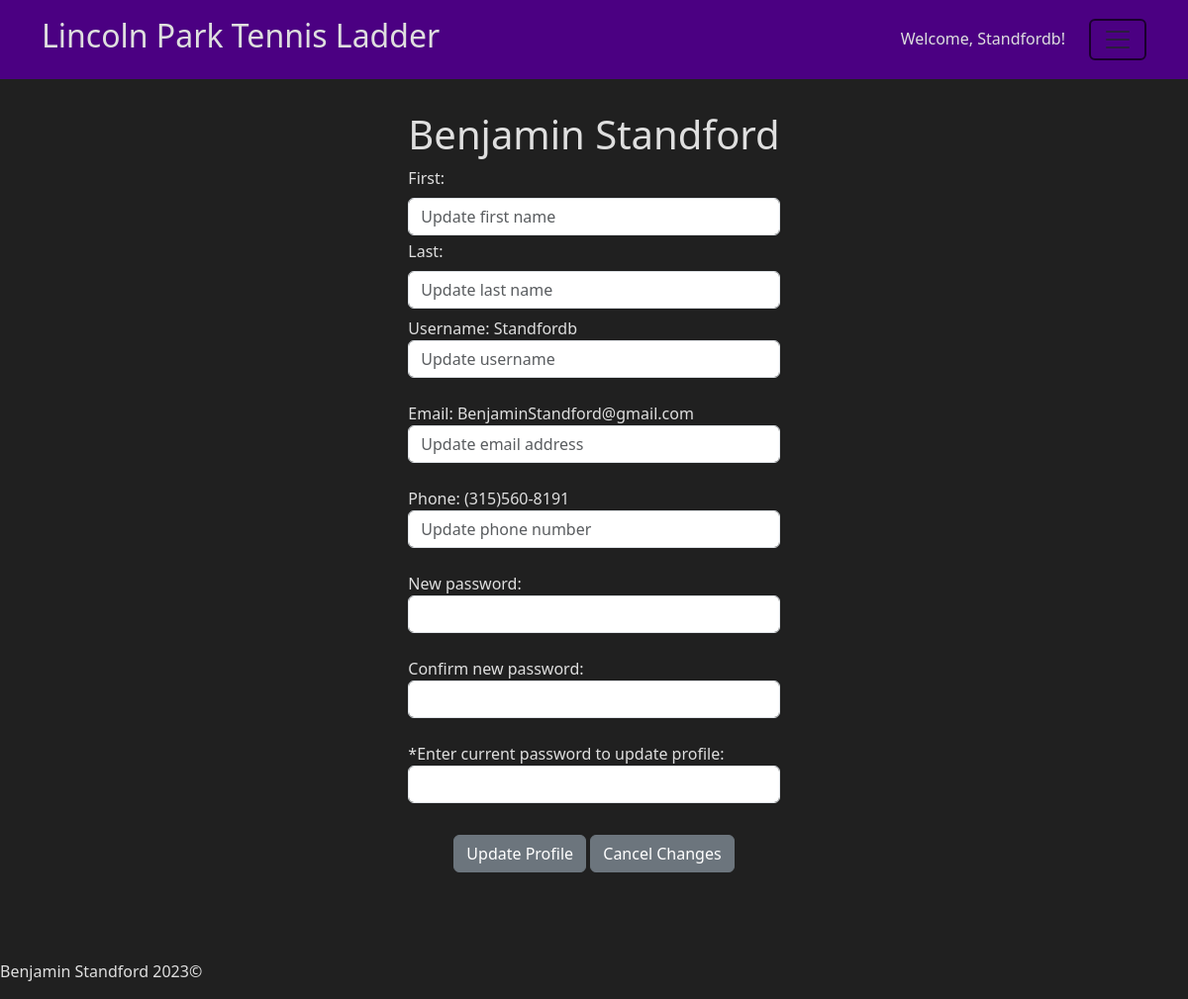
The page /edit (signed in) on the database its author committed.
### app/helpers.py (models this page shows, shortened)
class User(db.Model):
    id = db.Column(db.Integer(), primary_key=True)
    first= db.Column(db.String(255), nullable=False)
    last = db.Column(db.String(255), nullable=False)
    username = db.Column(db.String(255), unique=True, nullable=False)
    password = db.Column(db.LargeBinary, nullable=False)
    salt = db.Column(db.LargeBinary, nullable=False)
    email = db.Column(db.String(255), unique=True, nullable=False)
    phone = db.Column(db.String(255))
    rank = db.Column(db.Integer(), default=0)
    date_joined = db.Column(db.DateTime, default=datetime.utcnow)
    matches = db.relationship("Match", secondary=user_match, backref="players")
    temp_matches = db.relationship("Temp_match", secondary=user_temp, backref="players")
    matches_won = db.relationship("Match", backref="winner", foreign_keys="Match.winner_id", lazy=True)
    matches_lost = db.relationship("Match", backref="loser", foreign_keys="Match.loser_id", lazy=True)
    temp_matches_won = db.relationship("Temp_match", backref="winner", foreign_keys="Temp_match.winner_id", lazy=True)
    temp_matches_lost = db.relationship("Temp_match", backref="loser", foreign_keys="Temp_match.loser_id", lazy=True)
    msg_sent = db.relationship("Chat", backref="sender", foreign_keys="Chat.sender_id", lazy=True)
    msg_received = db.relationship("Chat", backref="recipient", foreign_keys="Chat.recipient_id", lazy=True)

### app/routes.py (the view, shortened to what this page needs)
@app.route("/edit", methods=["GET", "POST"])
def edit():
    if request.method == "GET":
        user = h.get_user()
        return render_template("edit.html", user=user)

### app/helpers.py (called while the page is built)
def get_user():
    user = User.query.filter_by(id=session["USER"]).first()
    return user

### app/templates/edit.html (shortened to what this page needs)
{% extends "layout.html" %}
{% block main %}
    <div class="container">
        <div class="p-3"></div>
        <div class="row justify-content-center">
            <div class="col-auto">
                <form action="/edit" method="post">
                    <h1>{{ user.first }} {{ user.last }}</h1>
                    <label class="form-label" for="first">First:</label><input name="first" class="form-control mb-1" placeholder="Update first name">
                    <label class="form-label" for="last">Last:</label><input name="last" class="form-control" placeholder="Update last name">
                    <label class="form-label" for="username"></label><p>Username: {{ user.username }}<input name="username" class="form-control" type="text" placeholder="Update username"></p>
                    <label class="form-label" for="email"></label><p>Email: {{ user.email }}<input name="email" class="form-control" type="email" placeholder="Update email address"></p>
                    <label class="form-label" for="phone"></label><p>Phone: {{ user.phone }} <input name="phone" class="form-control" type="text" placeholder="Update phone number"></p>
                    <label class="form-label" for="new-password"></label><p>New password: <input name="new-password" class="form-control" type="password"></p>
                    <label class="form-label" for="confrim-new-password"></label><p>Confirm new password: <input name="confirm-new-password" class="form-control" type="password"></p>
                    <label class="form-label" for="password"></label><p>*Enter current password to update profile: <input name="password" class="form-control" type="password" required></p>
                    <div class="text-center p-3">
                        <button class="btn btn-secondary" type="submit">Update Profile</button>
                        <a href="/redirect_profile"><button class="btn btn-secondary" type="button">Cancel Changes</button></a>
                    </div>
                </form>
            </div>
        </div>
{% endblock %}

### app/templates/layout.html (shortened to what this page needs)
<!DOCTYPE <!DOCTYPE html>
<html lang="en">
    <head>
        <link href="https://cdn.jsdelivr.net/npm/bootstrap@5.3.2/dist/css/bootstrap.min.css" rel="stylesheet">
        <link rel="stylesheet" href={{ url_for("static", filename="styles.css") }}>
    </head>
    <body>
        <header class="sticky-top">
            <div class="container">
                {% if page == 'register' %}
                <div class="row align-items-center justify-content-between" id="header-row">
                    <div class="col-12 col-md-3 col-lg-5 text-center text-md-start">
                        <a href="/" id="logo" alt="Logo">
                            <h2>Lincoln Park Tennis Ladder</h2>
                        </a>
                    </div>
                    </div>
                        {% else %}
                        <div class="row align-items-center justify-content-between" id="header-row">
                            <div class="col-12 col-md-7 text-center text-md-start">
                                <a href="/" id="logo" alt="Logo">
                                    <h2>Lincoln Park Tennis Ladder</h2>
                                </a>
                            </div>
                        <div class="col-12 col-md-5">
                            <div class="row justify-content-center justify-content-md-end">
                                <div class="col-auto">
                                    <p>Welcome, <a href="/profile?id={{ session['USER'] }}" class="plain">{{ session['USERNAME'] }}! </a></p>
                                </div>
                                <div class="col-auto">
                                    <div class="navbar">
                                        <button class="navbar-toggler" type="button" data-bs-toggle="dropdown" aria-expanded="false">
                                            <span class="navbar-toggler-icon"></span>
                                        </button>
                                    </div>
                                </div>
                        </div>
                    {% endif %}
                </div>
            </div>
        </header>
        <main>
            {% block main %}
            {% endblock %}
            <div class="p-5"></div>
        </main>
        <footer class="fixed-bottom">
            <address>Benjamin Standford 2023©</address>
        </footer>
    </body>
</html>

### app/static/styles.css (style rules this page uses)
body { background-color: #202020; color: #dfdfdf; }
header { background-color:indigo; }
a { color: inherit; text-decoration: none; }
.navbar-toggler { border: 2px solid; }
#header-row { min-height: 80px; }

### rows shown on the page
User: USERNAME "Standfordb", first "Benjamin", last "Standford", username "Standfordb", email "BenjaminStandford@gmail.com", phone "(315)560-8191"
